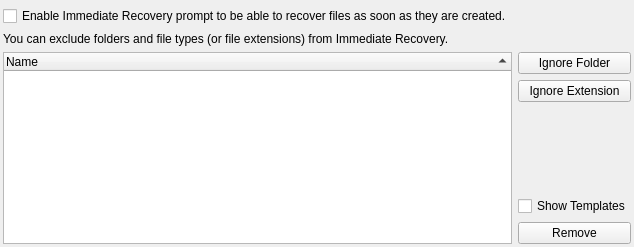
           <widget class="QWidget" name="tabImmediateRecovery">
            <attribute name="title">
             <string>Immediate Recovery</string>
            </attribute>
            <layout class="QGridLayout" name="gridLayout_56">
             <property name="leftMargin">
              <number>3</number>
             </property>
             <property name="topMargin">
              <number>6</number>
             </property>
             <property name="rightMargin">
              <number>3</number>
             </property>
             <property name="bottomMargin">
              <number>3</number>
             </property>
             <item row="0" column="0">
              <layout class="QGridLayout" name="gridLayout_40">
               <item row="1" column="0">
                <widget class="QLabel" name="label_9">
                 <property name="text">
                  <string>You can exclude folders and file types (or file extensions) from Immediate Recovery.</string>
                 </property>
                 <property name="wordWrap">
                  <bool>true</bool>
                 </property>
                </widget>
               </item>
               <item row="3" column="1">
                <widget class="QPushButton" name="btnAddRecIgnoreExt">
                 <property name="text">
                  <string>Ignore Extension</string>
                 </property>
                </widget>
               </item>
               <item row="0" column="0">
                <widget class="QCheckBox" name="chkAutoRecovery">
                 <property name="text">
                  <string>Enable Immediate Recovery prompt to be able to recover files as soon as they are created.</string>
                 </property>
                </widget>
               </item>
               <item row="4" column="1">
                <spacer name="verticalSpacer_3">
                 <property name="orientation">
                  <enum>Qt::Orientation::Vertical</enum>
                 </property>
                 <property name="sizeHint" stdset="0">
                  <size>
                   <width>20</width>
                   <height>40</height>
                  </size>
                 </property>
                </spacer>
               </item>
               <item row="2" column="0" rowspan="5">
                <widget class="QTreeWidget" name="treeRecIgnore">
                 <property name="sortingEnabled">
                  <bool>true</bool>
                 </property>
                 <column>
                  <property name="text">
                   <string>Name</string>
                  </property>
                 </column>
                </widget>
               </item>
               <item row="6" column="1">
                <widget class="QPushButton" name="btnDelRecIgnore">
                 <property name="text">
                  <string>Remove</string>
                 </property>
                </widget>
               </item>
               <item row="2" column="1">
                <widget class="QPushButton" name="btnAddRecIgnore">
                 <property name="text">
                  <string>Ignore Folder</string>
                 </property>
                </widget>
               </item>
               <item row="5" column="1">
                <widget class="QCheckBox" name="chkShowRecIgnoreTmpl">
                 <property name="text">
                  <string>Show Templates</string>
                 </property>
                </widget>
               </item>
              </layout>
             </item>
            </layout>
           </widget>
